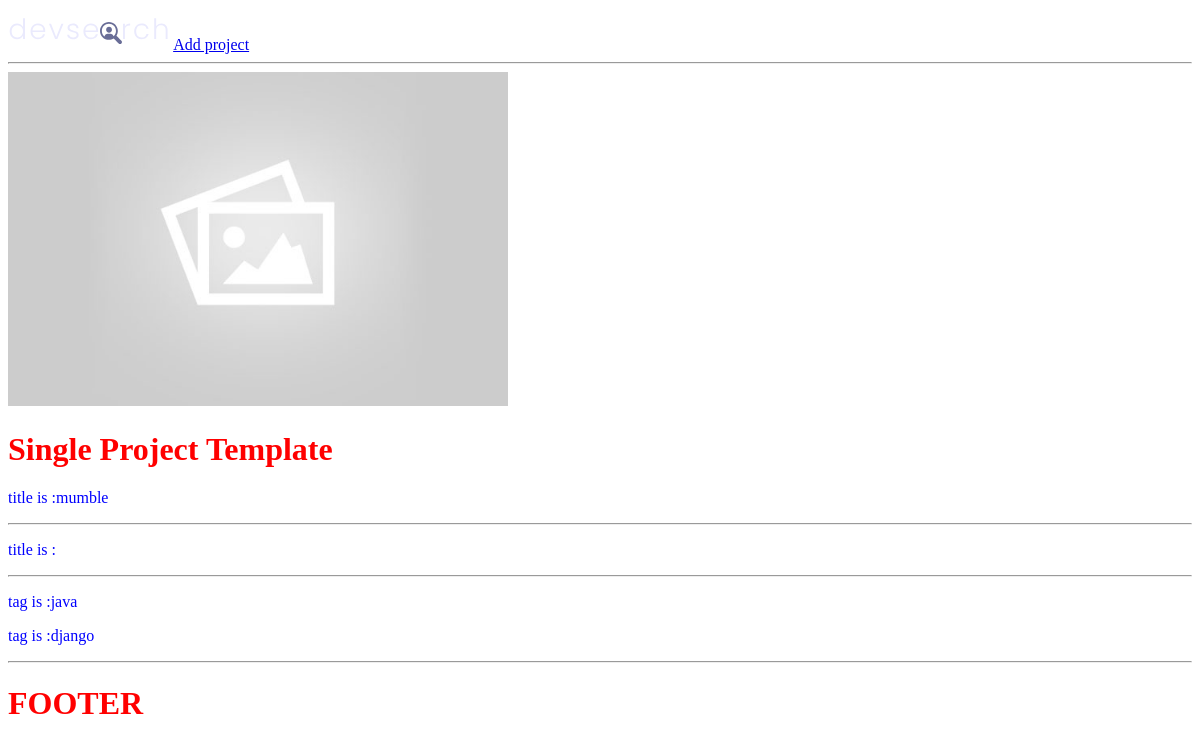
Page /project/5151c123-86ec-45f0-8082-00c9c0f8d182 on the earlier database version.
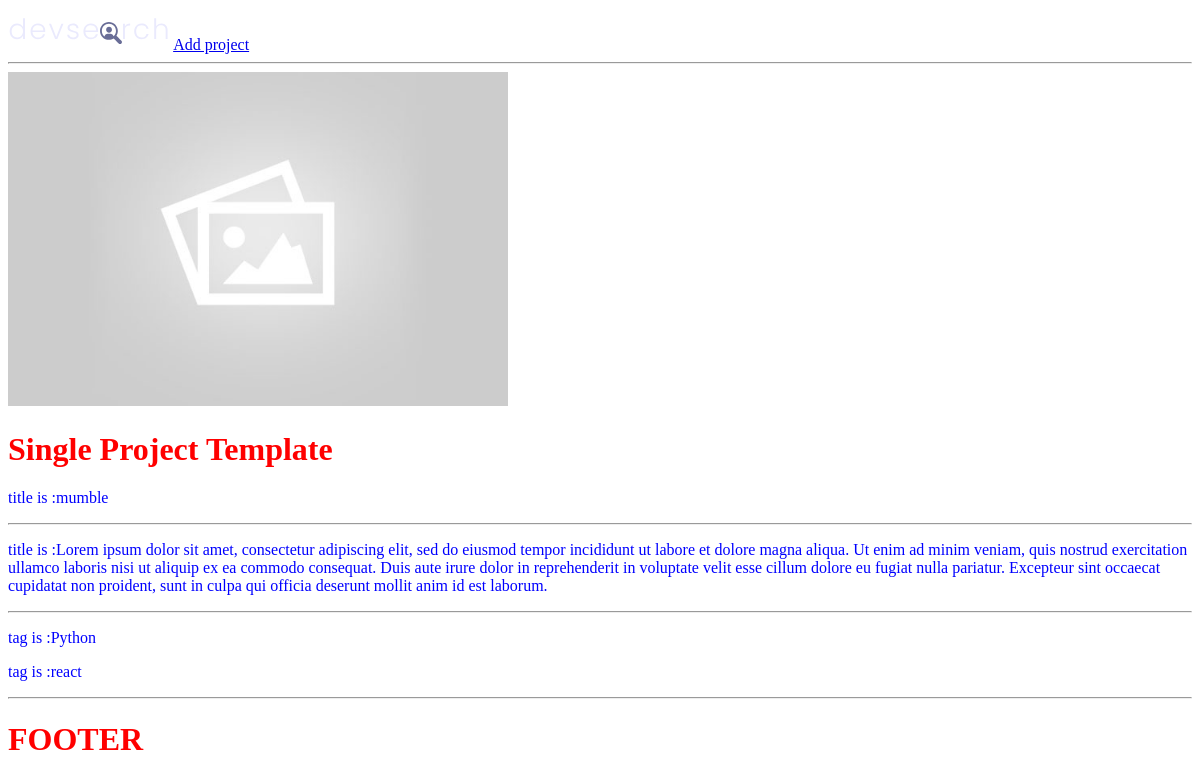
Same page on the later database version.
### projects/models.py (models this page shows, shortened)
class Tag(models.Model):
    name = models.CharField(max_length=200)
    created = models.DateTimeField(auto_now_add=True)
    id = models.UUIDField(default=uuid.uuid4,unique=True,primary_key=True,editable=False)
    def __str__(self):
        return self.name

class Project(models.Model):
    title = models.CharField(max_length= 200)
    description = models.TextField(null = True,blank = True)
    featured_image = models.ImageField(null=True,blank=True,default="default.jpg")
    demo_link = models.CharField(max_length= 200,null = True,blank = True)
    source_link = models.CharField(max_length = 2000,null = True, blank = True)
    tags = models.ManyToManyField('Tag', blank=True)
    vote_total = models.IntegerField(default=0,null=True,blank=True)
    vote_Ratio = models.IntegerField(default=0,null=True,blank=True)
    created = models.DateTimeField(auto_now_add=True)
    id = models.UUIDField(default=uuid.uuid4,unique=True,primary_key=True,editable=False)

### projects/views.py (the view)
# urls.py: path('project/<str:pk>',views.project,name="projectid"),
def project(request,pk):
    projectObj = Project.objects.get(id=pk)
    return render(request,'projects/single-project.html',{'project':projectObj})

### projects/templates/projects/single-project.html
{% extends 'main.html' %}
{% block content %}
<img style= "max-width: 500px;" src="{{ project.featured_image.url }}">
<h1>Single Project Template</h1>
<p>title is :{{project.title}} </p>
<hr>
<p>title is :{{project.description}} </p>
<hr>
{% for tag in project.tags.all %}
<p>tag is :{{tag}} </p>
{% endfor %}
{% endblock content %}

Differences in the rows shown:
no longer on this page (row unchanged): Tag: name "java"
no longer on this page (row unchanged): Tag: name "django"
changed Project "mumble": description (not shown) → "Lorem ipsum dolor sit amet, consectetur adipiscing elit, sed do eiusmod tempor incididunt ut labore et dolore magna aliqua. Ut enim ad minim veniam, quis nostrud exercitation ullamco laboris nisi ut aliquip ex ea commodo consequat. Duis aute irure dolor in reprehenderit in voluptate velit esse cillum dolore eu fugiat nulla pariatur. Excepteur sint occaecat cupidatat non proident, sunt in culpa qui officia deserunt mollit anim id est laborum."
now on this page (row unchanged): Tag: name "Python"
now on this page (row unchanged): Tag: name "react"
